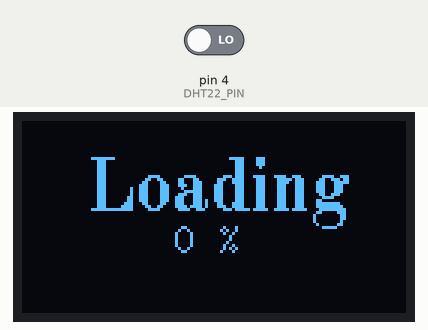
This sketch was run on a simulated Arduino Nano, built with avr-gcc and run on an emulated ATmega328P. Parts: 128×64 one-colour display. The inputs (shaded band) are chosen by the test bench; at power-on: pin 4 (DHT22_PIN) LOW. What the sketch prints to the serial monitor is not drawn.

Above: at 0.2 s.
At 5.1 s:
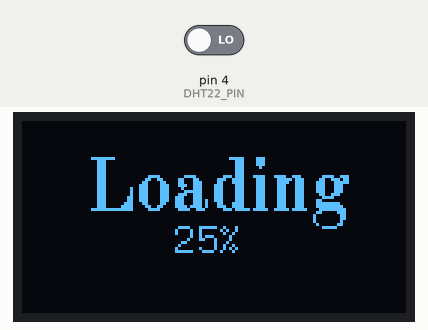
At 10.1 s:
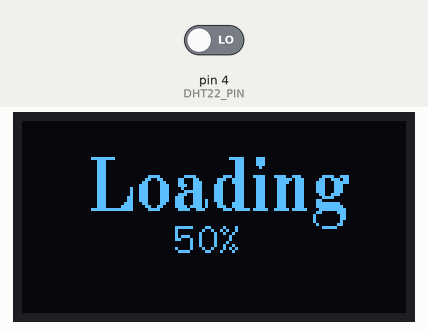
At 20.0 s:
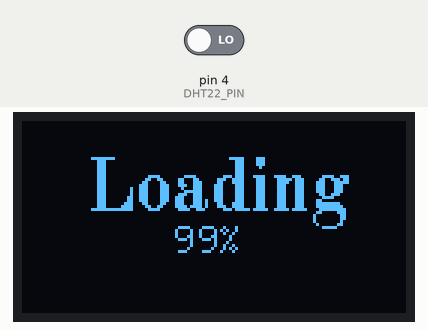
At 23.1 s:
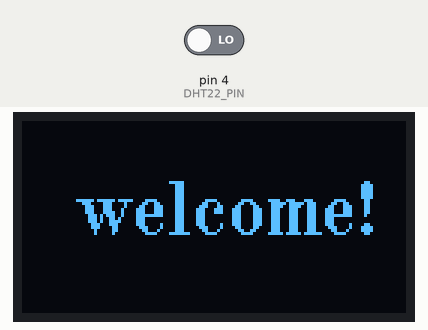
At 24.5 s:
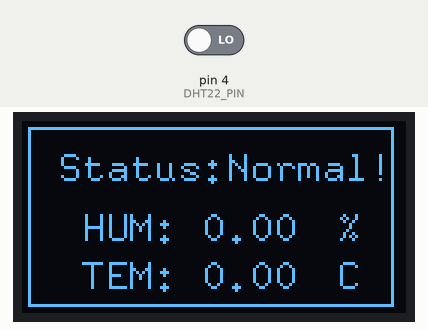

Measured:
- what the display in image 3 shows lasts 3.2 s, from 19.9 s to 23.1 s
- what the display in image 4 shows lasts 1.3 s, from 23.1 s to 24.4 s

The sketch:

v3.5_Nano.ino
```cpp
     /* GND(oled)-GND(nano)
 * VCC(oled)-5v(nano)
 * D0(oled)-D13(nano)
 * D1(oled)-D11(nano)
 * RES(oled)-RST(nano)
 * DC(nano)-D9(nano)
 * CS(nano)-D10(nano)
 */
#include <dht.h> // DHT11数字传感器库
#include "U8glib.h" // OLED库
#include  "Adafruit_NeoPixel.h"

U8GLIB_SSD1306_128X64 u8g(13, 11, 10, 9);//7引脚SPI接口
dht DHT;
#define DHT22_PIN 4
int num=0;
/*********************2、数据状态显示******************************
 **************************************************************/
void NormalDisplay(void) {
  u8g.firstPage();
  do {
    u8g.setFont(u8g_font_8x13); //使用8x13大小的字符
    u8g.drawFrame(2, 2, 122, 60);
    u8g.setPrintPos(12, 20); // 对应 x，y 轴值
     u8g.print("Status:Normal!");
    u8g.setPrintPos(20, 40); // 对应 x，y 轴值
    u8g.print("HUM:");
    u8g.setPrintPos(60, 40);
    u8g.print((float)DHT.humidity);
    u8g.setPrintPos(105, 40);
    u8g.print("%");
    u8g.setPrintPos(20, 56);
    u8g.print("TEM:");
    u8g.setPrintPos(60, 56);
    u8g.print((float)DHT.temperature);
    u8g.setPrintPos(105, 56);
    u8g.print("C");
  } while ( u8g.nextPage() );
}
/**************************************************************
 **************************************************************/
void TempWarning(void) {
  u8g.firstPage();
  do {
    u8g.setFont(u8g_font_8x13); //使用8x13大小的字符
    u8g.drawFrame(2, 2, 122, 60);
    u8g.setPrintPos(30, 20); // 对应 x，y 轴值
     u8g.print("Status:Hot!");
    u8g.setPrintPos(20, 40); // 对应 x，y 轴值
    u8g.print("HUM:");
    u8g.setPrintPos(60, 40);
    u8g.print((float)DHT.humidity);
    u8g.setPrintPos(105, 40);
    u8g.print("%");
    u8g.setPrintPos(20, 56);
    u8g.print("TEM:");
    u8g.setPrintPos(60, 56);
    u8g.print((float)DHT.temperature);
    u8g.setPrintPos(105, 56);
    u8g.print("C");
  } while ( u8g.nextPage() );
}

void setup() {
  Serial.begin(9600);//串口波特率
  /***********初始动画***********/
  for (int i = 0; i < 100; i++) {
    u8g.firstPage();
    do {
      u8g.setFont(u8g_font_osb18);
      u8g.drawStr(21, 30, "Loading");
      u8g.setFont(u8g_font_8x13);
      u8g.setPrintPos(50, 44);
      u8g.print(i);
      u8g.drawStr(65, 44, "%");
      delay(1);
    } while ( u8g.nextPage());
  }
  delay(1000);
  u8g.firstPage();
  do {
    u8g.setFont(u8g_font_osb18);
    u8g.drawStr(18, 38, "welcome!");
    delay(250);
  } while ( u8g.nextPage());
  delay(1000);
}


void loop() {
  /**************温湿度获取并向串口打印***********************/
  int chk = DHT.read22(DHT22_PIN);  //读取数据
  Serial.print("{\"Humidity\":");
  Serial.print((float)DHT.humidity, 2);
  Serial.print(",\"Temperature\":");
  Serial.print((float)DHT.temperature, 2);
  Serial.print(",\"Num\":");
  Serial.print((int)num++);
  Serial.println("}");
  /*******************启动OLED数据显示*****************************/
  if ((float)DHT.temperature<35){
      NormalDisplay();
      }
  else{
      TempWarning();
  }
  delay(1000);
}
```
